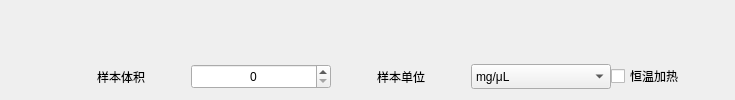
            <widget class="QWidget" name="page">
             <layout class="QGridLayout" name="gridLayout_5">
              <item row="0" column="0">
               <layout class="QVBoxLayout" name="verticalLayout_3" stretch="30,0">
                <property name="spacing">
                 <number>0</number>
                </property>
                <item>
                 <layout class="QHBoxLayout" name="horizontalLayout_9">
                  <item>
                   <widget class="set_tem" name="widCircle" native="true">
                    <property name="styleSheet">
                     <string notr="true"/>
                    </property>
                    <layout class="QGridLayout" name="gridLayout_4">
                     <property name="leftMargin">
                      <number>0</number>
                     </property>
                     <property name="topMargin">
                      <number>0</number>
                     </property>
                     <property name="rightMargin">
                      <number>0</number>
                     </property>
                     <property name="bottomMargin">
                      <number>0</number>
                     </property>
                     <property name="spacing">
                      <number>0</number>
                     </property>
                    </layout>
                   </widget>
                  </item>
                 </layout>
                </item>
                <item>
                 <layout class="QHBoxLayout" name="horizontalLayout_19">
                  <item>
                   <spacer name="horizontalSpacer_15">
                    <property name="orientation">
                     <enum>Qt::Horizontal</enum>
                    </property>
                    <property name="sizeHint" stdset="0">
                     <size>
                      <width>40</width>
                      <height>20</height>
                     </size>
                    </property>
                   </spacer>
                  </item>
                  <item>
                   <layout class="QHBoxLayout" name="horizontalLayout_21">
                    <item>
                     <widget class="QLabel" name="labelPValue">
                      <property name="minimumSize">
                       <size>
                        <width>140</width>
                        <height>25</height>
                       </size>
                      </property>
                      <property name="maximumSize">
                       <size>
                        <width>140</width>
                        <height>25</height>
                       </size>
                      </property>
                      <property name="text">
                       <string>样本体积</string>
                      </property>
                      <property name="alignment">
                       <set>Qt::AlignCenter</set>
                      </property>
                     </widget>
                    </item>
                    <item>
                     <widget class="QSpinBox" name="spinBoxPValue">
                      <property name="minimumSize">
                       <size>
                        <width>140</width>
                        <height>25</height>
                       </size>
                      </property>
                      <property name="maximumSize">
                       <size>
                        <width>140</width>
                        <height>25</height>
                       </size>
                      </property>
                      <property name="alignment">
                       <set>Qt::AlignCenter</set>
                      </property>
                     </widget>
                    </item>
                    <item>
                     <widget class="QLabel" name="labelPUnit">
                      <property name="minimumSize">
                       <size>
                        <width>140</width>
                        <height>25</height>
                       </size>
                      </property>
                      <property name="maximumSize">
                       <size>
                        <width>140</width>
                        <height>25</height>
                       </size>
                      </property>
                      <property name="text">
                       <string>样本单位</string>
                      </property>
                      <property name="alignment">
                       <set>Qt::AlignCenter</set>
                      </property>
                     </widget>
                    </item>
                    <item>
                     <widget class="QComboBox" name="comPUnit">
                      <property name="minimumSize">
                       <size>
                        <width>140</width>
                        <height>25</height>
                       </size>
                      </property>
                      <property name="maximumSize">
                       <size>
                        <width>140</width>
                        <height>25</height>
                       </size>
                      </property>
                      <item>
                       <property name="text">
                        <string>mg/μL</string>
                       </property>
                      </item>
                     </widget>
                    </item>
                   </layout>
                  </item>
                  <item>
                   <widget class="QCheckBox" name="checkBox_2">
                    <property name="text">
                     <string>恒温加热</string>
                    </property>
                   </widget>
                  </item>
                  <item>
                   <spacer name="horizontalSpacer_16">
                    <property name="orientation">
                     <enum>Qt::Horizontal</enum>
                    </property>
                    <property name="sizeHint" stdset="0">
                     <size>
                      <width>40</width>
                      <height>20</height>
                     </size>
                    </property>
                   </spacer>
                  </item>
                 </layout>
                </item>
               </layout>
              </item>
             </layout>
            </widget>
